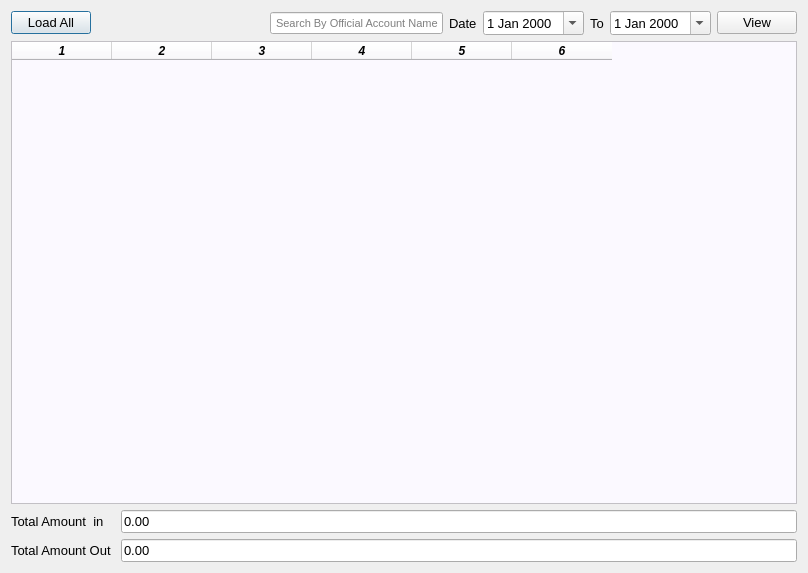
<?xml version="1.0" encoding="UTF-8"?>
<ui version="4.0">
 <class>Dialog</class>
 <widget class="QDialog" name="Dialog">
  <property name="windowModality">
   <enum>Qt::ApplicationModal</enum>
  </property>
  <property name="geometry">
   <rect>
    <x>0</x>
    <y>0</y>
    <width>808</width>
    <height>573</height>
   </rect>
  </property>
  <property name="windowTitle">
   <string>Dialog</string>
  </property>
  <layout class="QGridLayout" name="gridLayout_2">
   <item row="0" column="0">
    <layout class="QHBoxLayout" name="horizontalLayout_9">
     <item>
      <widget class="QPushButton" name="loadalloffb">
       <property name="font">
        <font>
         <pointsize>10</pointsize>
        </font>
       </property>
       <property name="text">
        <string>Load All</string>
       </property>
      </widget>
     </item>
     <item>
      <spacer name="horizontalSpacer_2">
       <property name="orientation">
        <enum>Qt::Horizontal</enum>
       </property>
       <property name="sizeHint" stdset="0">
        <size>
         <width>40</width>
         <height>20</height>
        </size>
       </property>
      </spacer>
     </item>
     <item>
      <widget class="QLineEdit" name="svop">
       <property name="font">
        <font>
         <pointsize>8</pointsize>
        </font>
       </property>
       <property name="placeholderText">
        <string> Search By Official Account Name</string>
       </property>
       <property name="clearButtonEnabled">
        <bool>true</bool>
       </property>
      </widget>
     </item>
     <item>
      <widget class="QLabel" name="label_17">
       <property name="font">
        <font>
         <pointsize>10</pointsize>
        </font>
       </property>
       <property name="text">
        <string>Date</string>
       </property>
      </widget>
     </item>
     <item>
      <widget class="QDateEdit" name="fromd_5">
       <property name="font">
        <font>
         <pointsize>10</pointsize>
        </font>
       </property>
       <property name="calendarPopup">
        <bool>true</bool>
       </property>
      </widget>
     </item>
     <item>
      <widget class="QLabel" name="label_18">
       <property name="font">
        <font>
         <pointsize>10</pointsize>
        </font>
       </property>
       <property name="text">
        <string>To</string>
       </property>
      </widget>
     </item>
     <item>
      <widget class="QDateEdit" name="tod_5">
       <property name="font">
        <font>
         <pointsize>10</pointsize>
        </font>
       </property>
       <property name="calendarPopup">
        <bool>true</bool>
       </property>
      </widget>
     </item>
     <item>
      <widget class="QPushButton" name="viewdoffb">
       <property name="font">
        <font>
         <pointsize>10</pointsize>
        </font>
       </property>
       <property name="text">
        <string>View</string>
       </property>
      </widget>
     </item>
    </layout>
   </item>
   <item row="1" column="0">
    <widget class="QTableWidget" name="officialpay">
     <property name="font">
      <font>
       <weight>75</weight>
       <italic>true</italic>
       <bold>true</bold>
      </font>
     </property>
     <property name="styleSheet">
      <string notr="true">background-color: rgb(251, 249, 255);

</string>
     </property>
     <property name="columnCount">
      <number>6</number>
     </property>
     <column/>
     <column/>
     <column/>
     <column/>
     <column/>
     <column/>
    </widget>
   </item>
   <item row="2" column="0">
    <layout class="QGridLayout" name="gridLayout">
     <item row="0" column="0">
      <layout class="QHBoxLayout" name="horizontalLayout_11">
       <item>
        <widget class="QLabel" name="label_20">
         <property name="font">
          <font>
           <pointsize>10</pointsize>
          </font>
         </property>
         <property name="text">
          <string>Total Amount  in   </string>
         </property>
        </widget>
       </item>
       <item>
        <widget class="QLineEdit" name="opayshowin">
         <property name="font">
          <font>
           <pointsize>10</pointsize>
          </font>
         </property>
         <property name="text">
          <string>0.00</string>
         </property>
         <property name="readOnly">
          <bool>true</bool>
         </property>
        </widget>
       </item>
      </layout>
     </item>
     <item row="1" column="0">
      <layout class="QHBoxLayout" name="horizontalLayout_10">
       <item>
        <widget class="QLabel" name="label_19">
         <property name="font">
          <font>
           <pointsize>10</pointsize>
          </font>
         </property>
         <property name="text">
          <string>Total Amount Out </string>
         </property>
        </widget>
       </item>
       <item>
        <widget class="QLineEdit" name="opayshowout">
         <property name="font">
          <font>
           <pointsize>10</pointsize>
          </font>
         </property>
         <property name="text">
          <string>0.00</string>
         </property>
         <property name="readOnly">
          <bool>true</bool>
         </property>
        </widget>
       </item>
      </layout>
     </item>
    </layout>
   </item>
  </layout>
 </widget>
 <resources/>
 <connections/>
</ui>
